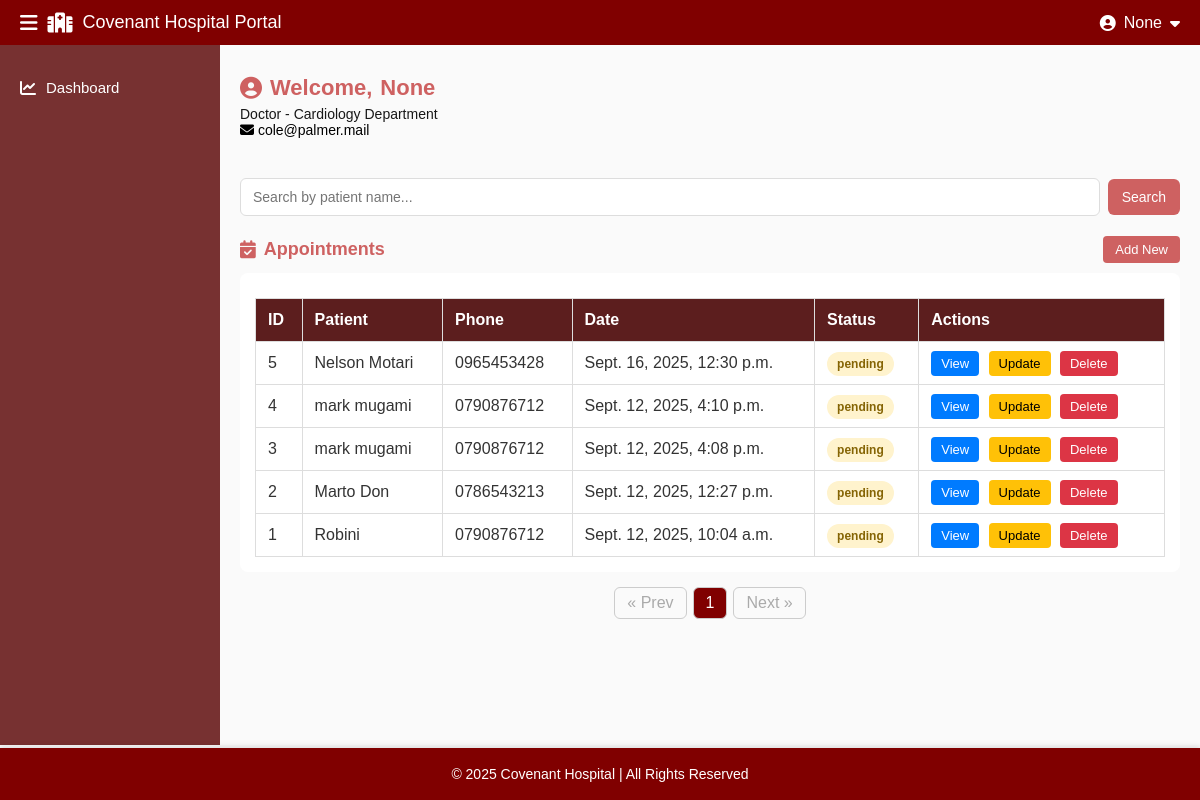
The page /appointments/ (signed in) on the database its author committed.
### core/models.py (models this page shows, shortened)
class Appointment(models.Model):
    STATUS_CHOICES = (
        ('pending', 'Pending'),
        ('concluded', 'Concluded'),
        ('cancelled', 'Cancelled'),
    )
    patient = models.ForeignKey(Patient, on_delete=models.CASCADE, related_name="appointments")
    doctor = models.ForeignKey(Doctor, on_delete=models.SET_NULL, null=True, blank=True, related_name="appointments")
    date = models.DateTimeField()
    status = models.CharField(max_length=20, choices=STATUS_CHOICES, default='pending')

class Patient(models.Model):
    patient_id = models.CharField(max_length=20, unique=True, editable=False, blank=True, null=True)  # ✅
    name = models.CharField(max_length=200)
    phone = models.CharField(max_length=20)
    age = models.PositiveIntegerField()
    gender = models.CharField(max_length=1, choices=(('M', 'Male'), ('F', 'Female')))
    date_added = models.DateTimeField(auto_now_add=True)

### core/views.py (the view)
# urls.py: path("appointments/", views.appointments, name="appointments"),
@session_required
def appointments(request):
    role = request.session.get("user_role")
    q = request.GET.get("q", "").strip()
    if role == "doctor":
        doctor_id = request.session.get("doctor_id")
        doctor = Doctor.objects.filter(id=doctor_id).first()
        appointments_list = Appointment.objects.filter(doctor=doctor).select_related("patient", "doctor").order_by("-date")
    elif role == "patient":
        patient_id = request.session.get("patient_id")
        patient = Patient.objects.filter(id=patient_id).first()
        appointments_list = Appointment.objects.filter(patient=patient).select_related("patient", "doctor").order_by("-date")
    else:  # admin
        appointments_list = Appointment.objects.select_related("patient", "doctor").all().order_by("-date")
    if q:
        appointments_list = appointments_list.filter(
            Q(patient__name__icontains=q) |
            Q(patient__phone__icontains=q) |
            Q(doctor__name__icontains=q)
        )
    paginator = Paginator(appointments_list, 10)
    page_number = request.GET.get("page")
    appointments_page = paginator.get_page(page_number)
    return render(request, "dashboard/appointments.html", {
        "appointments": appointments_page,
        "query": q
    })

### core/context_processors.py (called while the page is built)
def session_user(request):
    role = request.session.get("user_role")
    name = None
    if role == "doctor":
        doctor_id = request.session.get("doctor_id")
        if doctor_id:
            doctor = Doctor.objects.filter(id=doctor_id).first()
            if doctor:
                name = f"Dr. {doctor.name}"
    elif role == "patient":
        patient_id = request.session.get("patient_id")
        if patient_id:
            patient = Patient.objects.filter(id=patient_id).first()
            if patient:
                name = patient.name
    return {
        "session_role": role,
        "session_name": name,
    }

### templates/dashboard/appointments.html (shortened to what this page needs)
{% extends "dashboard/base_dashboard.html" %}
{% block page_class %}appointments-page{% endblock %}
{% block content %}
      <section class="appointments-search">
        <form method="get" class="appointments-search-form" action="{% url 'appointments' %}">
          <div class="appointments-search-inputs">
            <input
              type="text"
              name="q"
              placeholder="Search by patient name..."
              value="{{ request.GET.q|default:'' }}"
              class="appointments-search-field"
              autocomplete="off"
            />
            <button type="submit" class="appointments-search-btn">Search</button>
          </div>
        </form>
      </section>
      <section class="appointments-list-section">
        <div class="section-header">
          <h3><i class="fa-solid fa-calendar-check"></i> Appointments</h3>
          <a href="#" class="btn-view-all">Add New</a>
        </div>
        <div class="appointments-table-wrapper">
          <table class="appointments-table">
            <thead>
              <tr>
                <th>ID</th>
                <th>Patient</th>
                <th>Phone</th>
                <th>Date</th>
                <th>Status</th>
                <th>Actions</th>
              </tr>
            </thead>
            <tbody>
              {% for appt in appointments %}
              <tr>
                <td>{{ appt.id }}</td>
                <td>{{ appt.patient.name }}</td>
                <td>{{ appt.patient.phone }}</td>
                <td>{{ appt.date }}</td>
                <td><span class="status {{ appt.status|lower }}">{{ appt.status }}</span></td>
                <td>
                  <a href="#" class="btn-action view">View</a>
                  <a href="#" class="btn-action update">Update</a>
                  <a href="#" class="btn-action delete">Delete</a>
                </td>
              </tr>
              {% empty %}
              <tr><td colspan="6">No appointments found.</td></tr>
              {% endfor %}
            </tbody>
          </table>
        </div>
        <div class="appointments-pagination">
          <ul class="pagination-list">
            {% if appointments.has_previous %}
              <li><a href="?page={{ appointments.previous_page_number }}{% if query %}&q={{ query }}{% endif %}">&laquo; Prev</a></li>
            {% else %}
              <li class="disabled">&laquo; Prev</li>
            {% endif %}
            {% for num in appointments.paginator.page_range %}
              {% if appointments.number == num %}
                <li class="active-page">{{ num }}</li>
              {% else %}
                <li><a href="?page={{ num }}{% if query %}&q={{ query }}{% endif %}">{{ num }}</a></li>
              {% endif %}
            {% endfor %}
            {% if appointments.has_next %}
              <li><a href="?page={{ appointments.next_page_number }}{% if query %}&q={{ query }}{% endif %}">Next &raquo;</a></li>
            {% else %}
              <li class="disabled">Next &raquo;</li>
            {% endif %}
          </ul>
        </div>
      </section>
{% endblock %}

### templates/dashboard/base_dashboard.html (shortened to what this page needs)
{% load static %}
<!DOCTYPE html>
<html lang="en">
<head>
  <link rel="stylesheet" href="{% static 'css/dashboard.css' %}">
  <link rel="stylesheet" href="https://cdnjs.cloudflare.com/ajax/libs/font-awesome/6.5.0/css/all.min.css">
</head>
<body>
  <nav class="dashboard-navbar">
    <div class="nav-left">
      <i class="fa-solid fa-bars menu-toggle"></i>
      <i class="fa-solid fa-hospital"></i>
      <span class="nav-title">Covenant Hospital Portal</span>
    </div>
    <div class="nav-right">
      <i class="fa-solid fa-user-circle"></i>
      <span class="username">{{session_name}}</span>
      <i class="fa-solid fa-caret-down dropdown-toggle"></i>
    </div>
  </nav>
  <div class="dashboard-container {% block page_class %}{% endblock %}">
<aside class="dashboard-sidebar">
  <ul>
    <li class="{% if request.resolver_match.url_name == 'dashboard' %}active{% endif %}">
      <a href="{% url 'dashboard' %}"><i class="fa-solid fa-chart-line"></i> Dashboard</a>
    </li>
  </ul>
</aside>
    <main class="dashboard-main">
      <section class="user-profile">
        <h2><i class="fa-solid fa-user-circle"></i> Welcome,
          <span class="username">{{ session_name }}</span>
        </h2>
        <p class="role">Doctor - Cardiology Department</p>
        <p class="email"><i class="fa-solid fa-envelope"></i> {{ user.email }}</p>
      </section>
      {% block content %}{% endblock %}
    </main>
  </div>
  <footer class="dashboard-footer">
    <p>&copy; 2025 Covenant Hospital | All Rights Reserved</p>
  </footer>
</body>
</html>

### static/css/dashboard.css (style rules this page uses)
* { margin: 0; padding: 0; box-sizing: border-box; }
body { font-family: Arial, sans-serif; background: #f8f8f8; color: #333; }
.dashboard-navbar { position: sticky; top: 0; width: 100%; background: maroon; color: #fff; display: flex; justify-content: space-between; align-items: center; padding: 12px 20px; z-index: 1000; }
.dashboard-navbar .nav-left { display: flex; align-items: center; gap: 10px; font-size: 18px; }
.dashboard-navbar .nav-left i { font-size: 20px; }
.dashboard-navbar .nav-right { position: relative; cursor: pointer; display: flex; align-items: center; gap: 8px; }
.dashboard-container { display: flex; min-height: calc(100vh - 100px); background: #fafafa; }
.dashboard-sidebar { width: 220px; background: #773131; color: #fff; padding: 20px 0; transition: transform 0.3s ease; max-height: calc(100vh - 60px); overflow-y: auto; }
.dashboard-sidebar ul { list-style: none; margin: 0; padding: 0; }
.dashboard-sidebar li { padding: 14px 20px; font-size: 15px; display: flex; align-items: center; gap: 12px; cursor: pointer; transition: background 0.3s ease, color 0.3s ease; }
.dashboard-sidebar a { text-decoration: none; color: inherit; display: flex; align-items: center; gap: 10px; }
.dashboard-sidebar li i { font-size: 16px; }
.dashboard-main { flex: 1; padding: 20px; margin-top: 10px; padding-bottom: 80px; }
.user-profile { margin-bottom: 20px; }
.user-profile h2 { font-size: 22px; margin-bottom: 5px; color: rgb(206, 97, 97); display: flex; align-items: center; gap: 8px; }
.user-profile .role { font-size: 14px; color: #181818; }
.user-profile .email { font-size: 14px; color: #000000; }
.section-header { display: flex; justify-content: space-between; align-items: center; margin: 20px 0 10px; }
.section-header h3 { font-size: 18px; color: rgb(206, 97, 97); display: flex; align-items: center; gap: 8px; }
.btn-view-all { background: rgb(206, 97, 97); color: #fff; padding: 6px 12px; border-radius: 4px; text-decoration: none; font-size: 13px; }
.appointments-table, .patients-table, .reports-table { min-width: 600px; }
.appointments-table { width: 100%; border-collapse: collapse; margin-top: 10px; }
.appointments-table th, .appointments-table td { padding: 10px; border: 1px solid #ddd; text-align: left; }
.appointments-table th { background: #f3e6e6; color: maroon; }
.status { padding: 5px 10px; border-radius: 12px; font-size: 12px; font-weight: bold; }
.status.pending { background: #fff3cd; color: #856404; }
.btn-action { padding: 5px 10px; font-size: 13px; border-radius: 4px; text-decoration: none; margin-right: 5px; }
.btn-action.view { background: #007bff; color: #fff; }
.btn-action.update { background: #ffc107; color: #000; }
.btn-action.delete { background: #dc3545; color: #fff; }
.dashboard-footer { position: fixed; bottom: 0; width: 100%; background: #800000; color: #fff; text-align: center; padding: 18px; font-size: 14px; box-shadow: 0 -2px 5px rgba(0,0,0,0.1); }
.appointments-page .appointments-search { margin: 16px 0; }
.appointments-page .appointments-search-form .appointments-search-inputs { display: flex; gap: 8px; align-items: center; }
.appointments-page .appointments-search-field { flex: 1; padding: 10px 12px; border-radius: 6px; border: 1px solid #ddd; font-size: 14px; min-width: 220px; }
.appointments-page .appointments-search-btn { padding: 10px 14px; border-radius: 6px; border: none; background: rgb(206, 97, 97); color: #fff; cursor: pointer; font-size: 14px; }
.appointments-page .appointments-table-wrapper { overflow-x: auto; background: #fff; padding: 15px; border-radius: 8px; }
.appointments-page .appointments-table { width: 100%; border-collapse: collapse; }
.appointments-page .appointments-table th, .appointments-page .appointments-table td { padding: 12px; border-bottom: 1px solid #ddd; }
.appointments-page .appointments-table th { background: #5c1e1e; color: #fff; }
.appointments-page .appointments-pagination { margin-top: 15px; text-align: center; }
.appointments-page .pagination-list { display: inline-flex; list-style: none; gap: 6px; }
.appointments-page .pagination-list li { padding: 6px 12px; border: 1px solid #ccc; border-radius: 6px; }
.appointments-page .pagination-list .active-page { background: maroon; color: #fff; }
.appointments-page .pagination-list .disabled { color: #aaa; cursor: not-allowed; }

### rows shown on the page
Appointment: id "5", patient.name "Nelson Motari", patient.phone "0965453428", date "Sept. 16, 2025, 12:30 p.m.", status "pending"
Appointment: id "4", patient.name "mark mugami", patient.phone "0790876712", date "Sept. 12, 2025, 4:10 p.m.", status "pending"
Appointment: id "3", patient.name "mark mugami", patient.phone "0790876712", date "Sept. 12, 2025, 4:08 p.m.", status "pending"
Appointment: id "2", patient.name "Marto Don", patient.phone "0786543213", date "Sept. 12, 2025, 12:27 p.m.", status "pending"
Appointment: id "1", patient.name "Robini", patient.phone "0790876712", date "Sept. 12, 2025, 10:04 a.m.", status "pending"

### other values the page prints
{{ session_name }} "None"
{{ user.email }} "cole@palmer.mail"
{{ num }} "1"
